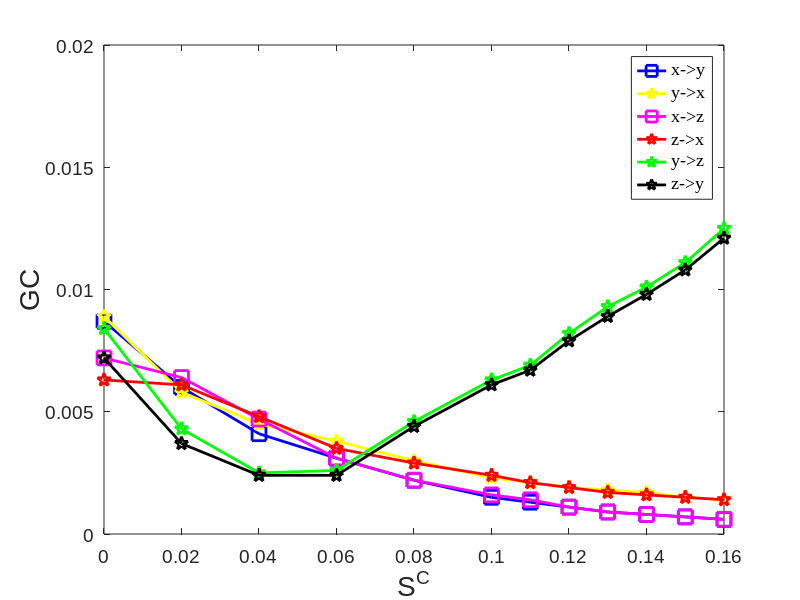

The MATLAB source for this figure:
%% Fig8_Case1_HH_Three_Neurons_LinearGC
% x->y, x->z
C=[0 0.02 0.04 0.06 0.08 0.1 0.11 0.12 0.13 0.14 0.15 0.16];
GC_xy=[0.0087 0.0060 0.0041 0.0031 0.0022 0.0015 0.0013 0.0011 0.0009 0.0008 0.0007 0.0006];  % 
GC_xz=[0.0072 0.0064 0.0047 0.0031 0.0022 0.0016 0.0014 0.0011 0.0009 0.0008 0.0007 0.0006];
GC_yx=[0.0089 0.0058 0.0045 0.0038 0.0030 0.0023 0.0021 0.0019 0.0018 0.0017 0.0015 0.0014];  %
GC_yz=[0.0084 0.0043 0.0025 0.0026 0.0046 0.0063 0.0069 0.0082 0.0093 0.0101 0.0111 0.0125];
GC_zx=[0.0063 0.0061 0.0048 0.0035 0.0029 0.0024 0.0021 0.0019 0.0017 0.0016 0.0015 0.0014];
GC_zy=[0.0072 0.0037 0.0024 0.0024 0.0044 0.0061 0.0067 0.0079 0.0089 0.0098 0.0108 0.0121];

% Plot
h0=figure;
clf;
plot(C,GC_xy,'MarkerSize',10,'Marker','s','LineWidth',2,...
'Color',[0 0 1]);hold on
plot(C,GC_yx,'MarkerSize',10,'Marker','p','LineWidth',2,...
'Color',[1 1 0]);
plot(C,GC_xz,'MarkerSize',10,'Marker','s','LineWidth',2,...
'Color',[1 0 1]);
plot(C,GC_zx,'MarkerSize',10,'Marker','p','LineWidth',2,...
'Color',[1 0 0]);
plot(C,GC_yz,'MarkerSize',10,'Marker','p','LineWidth',2,...
'Color',[0 1 0]);
plot(C,GC_zy,'MarkerSize',10,'Marker','p','LineWidth',2,...
'Color',[0 0 0]);
% Legend 
% Legend 
hleg1 =legend('x->y','y->x','x->z','z->x','y->z','z->y','northeast');
set(hleg1,'Location','northeast') 
set(hleg1,'FontName','Times New Roman','FontSize',18,'FontWeight','normal')
 
axis([0 0.16 0 0.02])
set(gca, 'XTick', 0:0.02:0.16); 
% set(gca, 'YTick',0:0.02:0.65);

% Create axis font size
set(gca,'FontName','Arial','FontSize',14)
% Create xlabel
xlabel({'S^C'},'FontSize',20,'FontName','Arial');
% Create ylabel
ylabel({'GC'},'FontSize',20,'FontName','Arial');

%%
print(h0,'-depsc2','-r300','LineraGC_HH_Three_Neurons_Fig8.eps')